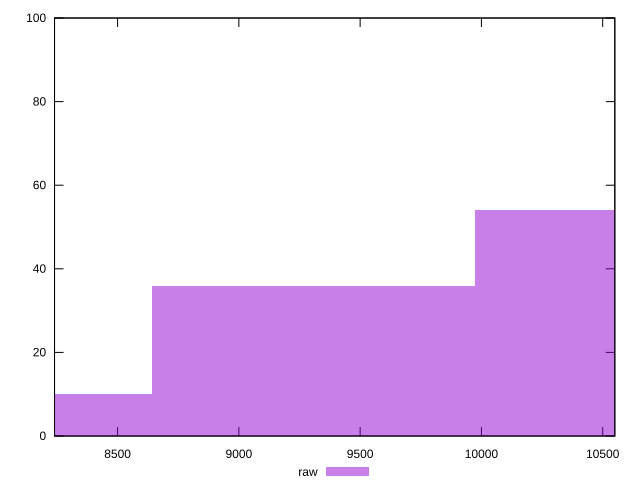

Reproduce this figure in gnuplot.
reset

$raw <<EOF
9306.965656925504 36
7977.399134507574 10
10636.532179343432 54
EOF

set key outside below
set boxwidth 1329.566522417929
set xrange [8240:10550]
set yrange [0:100]
set trange [0:100]
set style fill transparent solid 0.5 noborder
set terminal svg size 640, 490 enhanced background rgb 'white'
set output "reprap/uses-text-compression/samples/pages+cached/raw/histogram.svg"

plot $raw title "raw" with boxes

reset
